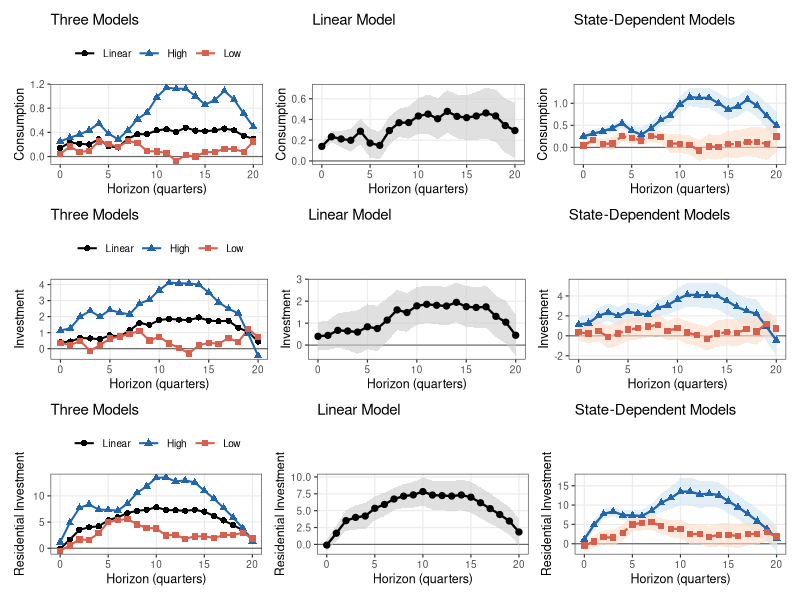

Write the R code that produced this figure. (Note: this script raises an error after producing the figure.)
# =============================================================================
# Fig_3.R
# GDP Components: Consumption + Investment + Residential Investment  (FFR shock)
# Lab methods: lm() (Lab 4), sandwich::NeweyWest(), ggplot2 (Lab 2/4/9)
# INPUTS:  All_data.xls, Ct_dummies.csv
# OUTPUT:  Fig_3.png
# =============================================================================
rm(list = ls())
library(readxl); library(sandwich); library(ggplot2); library(patchwork)

# --- Load data ---------------------------------------------------------------
macro   <- read_excel("../data/All_data.xls", sheet = "Macro_data")
n       <- nrow(macro)
yr      <- seq(1975.0, by = 0.25, length.out = n)
log_GDP <- log(as.numeric(macro$RGDP))        * 100
log_CPI <- log(as.numeric(macro$PCE))         * 100
FFR     <- as.numeric(macro$FFR)
log_CON <- log(as.numeric(macro$CONSUMPTION)) * 100   # nondurables + services
log_INV <- log(as.numeric(macro$INVESTMENT))  * 100   # total fixed investment
log_RIN <- log(as.numeric(macro$R_INVESTMET)) * 100   # residential investment

dum     <- read.csv("../data/Ct_dummies.csv")
idx_dum <- match(round(dum$year, 4), round(yr, 4))
p1 <- rep(NA, n); p1[idx_dum] <- dum$p1
n1 <- rep(NA, n); n1[idx_dum] <- dum$n1

smpl   <- yr >= 1981.0 & yr <= 2007.75
T_smpl <- sum(smpl)
bw_fix <- floor(0.75 * T_smpl^(1/3))
cat("Sample:", T_smpl, "quarters | NW bandwidth:", bw_fix, "\n")

# --- Helper functions --------------------------------------------------------
lag_vec <- function(x, l) c(rep(NA, l), x[seq_len(n - l)])

make_reg_df <- function(Y_lead) {
  df <- data.frame(Y = Y_lead, SHOCK = FFR, p1 = p1, n1 = n1,
                   trend = seq_len(n), trend2 = seq_len(n)^2)
  df$p1_SHOCK <- p1 * FFR;  df$n1_SHOCK <- n1 * FFR
  for (l in 0:4) {
    df[[paste0("gdp_l", l)]]    <- lag_vec(log_GDP, l)
    df[[paste0("cpi_l", l)]]    <- lag_vec(log_CPI, l)
    df[[paste0("p1_gdp_l", l)]] <- p1 * df[[paste0("gdp_l", l)]]
    df[[paste0("n1_gdp_l", l)]] <- n1 * df[[paste0("gdp_l", l)]]
    df[[paste0("p1_cpi_l", l)]] <- p1 * df[[paste0("cpi_l", l)]]
    df[[paste0("n1_cpi_l", l)]] <- n1 * df[[paste0("cpi_l", l)]]
  }
  for (l in 1:4) {
    df[[paste0("ffr_l", l)]]    <- lag_vec(FFR, l)
    df[[paste0("p1_ffr_l", l)]] <- p1 * df[[paste0("ffr_l", l)]]
    df[[paste0("n1_ffr_l", l)]] <- n1 * df[[paste0("ffr_l", l)]]
  }
  df[smpl, ]
}

run_lp_h <- function(Y_lead, bw) {
  df <- make_reg_df(Y_lead);  df <- df[complete.cases(df), ]

  lin_rhs <- c("SHOCK", paste0("gdp_l", 0:4), paste0("cpi_l", 0:4),
               paste0("ffr_l", 1:4), "trend", "trend2")
  m_lin <- lm(as.formula(paste("Y ~", paste(lin_rhs, collapse = " + "))), data = df)
  V_lin <- NeweyWest(m_lin, lag = bw, prewhite = FALSE)

  sd_rhs <- c("0", "p1", "n1", "p1_SHOCK", "n1_SHOCK",
              paste0("p1_gdp_l", 0:4), paste0("n1_gdp_l", 0:4),
              paste0("p1_cpi_l", 0:4), paste0("n1_cpi_l", 0:4),
              paste0("p1_ffr_l", 1:4), paste0("n1_ffr_l", 1:4),
              "trend", "trend2")
  m_sd <- lm(as.formula(paste("Y ~", paste(sd_rhs, collapse = " + "))), data = df)
  V_sd <- NeweyWest(m_sd, lag = bw, prewhite = FALSE)

  list(b_lin = -coef(m_lin)["SHOCK"],          s_lin = sqrt(V_lin["SHOCK","SHOCK"]),
       b_H   = -coef(m_sd)["p1_SHOCK"],        s_H   = sqrt(V_sd["p1_SHOCK","p1_SHOCK"]),
       b_L   = -coef(m_sd)["n1_SHOCK"],        s_L   = sqrt(V_sd["n1_SHOCK","n1_SHOCK"]))
}

# --- Run LP ------------------------------------------------------------------
H_max   <- 20;  h_seq <- 0:H_max
vars_ls <- list(Consumption = log_CON, Investment = log_INV,
                `Residential Investment` = log_RIN)
results <- list()

cat("Running LP h = 0 to", H_max, "...\n")
for (hi in seq_along(h_seq)) {
  h <- h_seq[hi];  res_h <- list()
  for (vname in names(vars_ls)) {
    y_v <- vars_ls[[vname]]
    res_h[[vname]] <- run_lp_h(c(y_v[(h+1):n], rep(NA, h)), bw_fix)
  }
  results[[hi]] <- res_h
}

# --- Compile IRF data frame --------------------------------------------------
irf_df <- do.call(rbind, lapply(seq_along(h_seq), function(hi) {
  h <- h_seq[hi];  res <- results[[hi]]
  do.call(rbind, lapply(names(vars_ls), function(vname) {
    r <- res[[vname]]
    data.frame(h = h, var = vname, model = c("Linear","High","Low"),
               est = c(r$b_lin, r$b_H, r$b_L),
               se  = c(r$s_lin, r$s_H, r$s_L), stringsAsFactors = FALSE)
  }))
}))
irf_df$lower <- irf_df$est - irf_df$se
irf_df$upper <- irf_df$est + irf_df$se
irf_df$var   <- factor(irf_df$var,   levels = c("Consumption","Investment","Residential Investment"))
irf_df$model <- factor(irf_df$model, levels = c("Linear","High","Low"))

# --- ggplot2 panel functions -------------------------------------------------
col_map <- c(Linear = "black", High = "#2166ac", Low = "#d6604d")
shp_map <- c(Linear = 16, High = 17, Low = 15)

plot_three <- function(vl) {
  sub <- irf_df[irf_df$var == vl, ]
  ggplot(sub, aes(x = h, y = est, colour = model, shape = model)) +
    geom_hline(yintercept = 0, colour = "grey40", linewidth = 0.4) +
    geom_line(linewidth = 0.7) + geom_point(size = 1.8) +
    scale_colour_manual(values = col_map) + scale_shape_manual(values = shp_map) +
    scale_x_continuous(breaks = c(0,5,10,15,20)) +
    labs(x = "Horizon (quarters)", y = vl, title = "Three Models",
         colour = NULL, shape = NULL) +
    theme_bw(base_size = 9) +
    theme(legend.position = "top", panel.grid.minor = element_blank())
}
plot_linear <- function(vl) {
  sub <- irf_df[irf_df$var == vl & irf_df$model == "Linear", ]
  ggplot(sub, aes(x = h)) +
    geom_hline(yintercept = 0, colour = "grey40", linewidth = 0.4) +
    geom_ribbon(aes(ymin = lower, ymax = upper), fill = "grey80", alpha = 0.6) +
    geom_line(aes(y = est), colour = "black", linewidth = 0.8) +
    geom_point(aes(y = est), colour = "black", size = 1.8) +
    scale_x_continuous(breaks = c(0,5,10,15,20)) +
    labs(x = "Horizon (quarters)", y = vl, title = "Linear Model") +
    theme_bw(base_size = 9) + theme(panel.grid.minor = element_blank())
}
plot_state <- function(vl) {
  sH <- irf_df[irf_df$var == vl & irf_df$model == "High", ]
  sL <- irf_df[irf_df$var == vl & irf_df$model == "Low",  ]
  ggplot() +
    geom_hline(yintercept = 0, colour = "grey40", linewidth = 0.4) +
    geom_ribbon(data = sH, aes(x=h, ymin=lower, ymax=upper), fill="#d1e5f0", alpha=0.6) +
    geom_ribbon(data = sL, aes(x=h, ymin=lower, ymax=upper), fill="#fddbc7", alpha=0.6) +
    geom_line(data=sH, aes(x=h,y=est), colour="#2166ac", linewidth=0.8) +
    geom_point(data=sH, aes(x=h,y=est), colour="#2166ac", shape=17, size=1.8) +
    geom_line(data=sL, aes(x=h,y=est), colour="#d6604d", linewidth=0.8, linetype="dashed") +
    geom_point(data=sL, aes(x=h,y=est), colour="#d6604d", shape=15, size=1.8) +
    scale_x_continuous(breaks = c(0,5,10,15,20)) +
    labs(x = "Horizon (quarters)", y = vl, title = "State-Dependent Models") +
    theme_bw(base_size = 9) + theme(panel.grid.minor = element_blank())
}

# --- Assemble and save -------------------------------------------------------
panels <- lapply(c("Consumption","Investment","Residential Investment"),
                 function(vl) plot_three(vl) | plot_linear(vl) | plot_state(vl))
fig3 <- panels[[1]] / panels[[2]] / panels[[3]]
ggsave("../output/Fig_3.png", fig3, width = 12, height = 10, dpi = 200)
cat("Saved: Fig_3.png\n")
